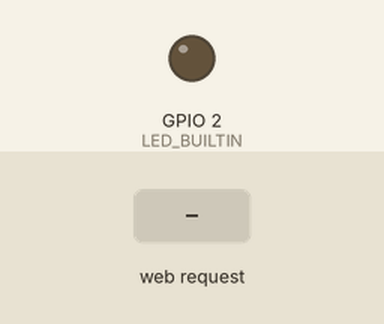
This sketch was run on a simulated ESP8266 (NodeMCU). On the bench: output pins drawn as LEDs (lit = HIGH, except the on-board LED, lit = LOW). Inputs (shaded band) come from the test bench. WiFi joins after 1.5 s; servers stay silent unless stated; what the sketch prints to the serial monitor is not drawn.

Above: at 2.7 s.
2.8 s: HTTP request GET /H received
At 3.4 s:
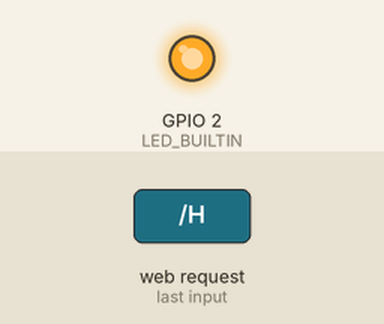
4.3 s: HTTP request GET /L received
At 5.7 s:
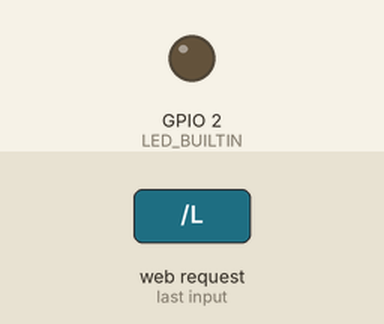
Timing chart, 0 to 7.3 s (numbered marks = the images above; inputs shaded):
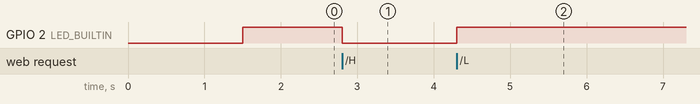

Measured:
- after the input at 2.8 s, GPIO 2 (LED_BUILTIN): HIGH → LOW at once
- after the input at 4.3 s, GPIO 2 (LED_BUILTIN): LOW → HIGH at once

The sketch:

esp8266webinterface.ino
```cpp
#include <ESP8266WiFi.h>

const char* ssid = "HOTSUPPORT";
const char* password = "Emilia@143";

WiFiServer server(80);

void setup() {
  Serial.begin(115200);
  WiFi.begin(ssid, password);

  while (WiFi.status() != WL_CONNECTED) {
    delay(500);
    Serial.print(".");
  }

  Serial.println("Wi-Fi connected.");
  Serial.println("IP address: ");
  Serial.println(WiFi.localIP());

  server.begin();

  pinMode(LED_BUILTIN, OUTPUT);
  digitalWrite(LED_BUILTIN, HIGH);  // Turn off LED (active low)
}

void loop() {
  WiFiClient client = server.available();
  if (client) {
    Serial.println("New Client.");
    String currentLine = "";

    while (client.connected()) {
      if (client.available()) {
        char c = client.read();
        Serial.write(c);

        if (c == '\n') {
          if (currentLine.length() == 0) {
            client.println("HTTP/1.1 200 OK");
            client.println("Content-type:text/html");
            client.println();

            client.print("Click <a href=\"/H\">here</a> to turn the LED on.<br>");
            client.print("Click <a href=\"/L\">here</a> to turn the LED off.<br>");
            client.println();

            break;
          } else {
            currentLine = "";
          }
        } else if (c != '\r') {
          currentLine += c;
        }

        if (currentLine.endsWith("GET /H")) {
          digitalWrite(LED_BUILTIN, LOW); // Turn the LED on (active low)
        }
        if (currentLine.endsWith("GET /L")) {
          digitalWrite(LED_BUILTIN, HIGH); // Turn the LED off (active low)
        }
      }
    }

    client.stop();
    Serial.println("Client Disconnected.");
  }
}
```
